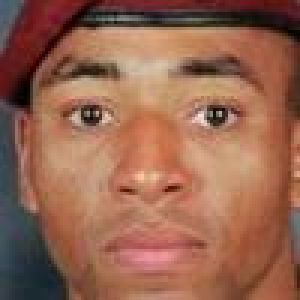
#> input picture dataset_B_FacialImages/OpenFace/Ainsworth_Dyer_0001.jpg, 100 x 100 px (shown 3 times larger)
$ python train_model.py
#> lines starting #> are read from the running program, lines starting #| are printed output that depends on the picture
import os
import cv2
import numpy as np
import joblib
from sklearn.model_selection import train_test_split
from sklearn.decomposition import PCA
from sklearn.svm import SVC
from sklearn.model_selection import GridSearchCV
from skimage.feature import hog

# =====================
# CONFIGURATION
# =====================
DATASET_PATH = "dataset_B_FacialImages"
IMG_SIZE = 100
RANDOM_STATE = 42
MODEL_PATH = "drowsy_model.pkl"

# =====================
# LOAD DATASET
# =====================
def load_data():
    data = []
    labels = []

    # Open eyes → label 0
    open_path = os.path.join(DATASET_PATH, "OpenFace")
    for img_name in os.listdir(open_path):
        img_path = os.path.join(open_path, img_name)
        img = cv2.imread(img_path, cv2.IMREAD_GRAYSCALE)
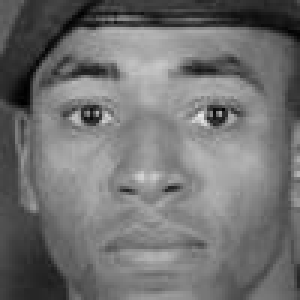
#> img: shape (100, 100) (shown 3 times larger); min 0, max 232, mean 113.2
        if img is not None:
            img = cv2.resize(img, (IMG_SIZE, IMG_SIZE))
            data.append(img)
            labels.append(0)

    # Closed eyes → label 1
    closed_path = os.path.join(DATASET_PATH, "ClosedFace")
    for img_name in os.listdir(closed_path):
        img_path = os.path.join(closed_path, img_name)
        img = cv2.imread(img_path, cv2.IMREAD_GRAYSCALE)
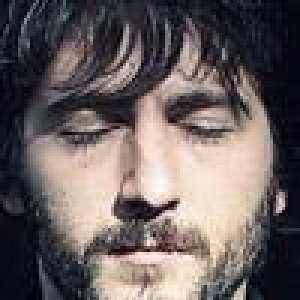
#> input picture dataset_B_FacialImages/ClosedFace/closed_eye_0013.BMP_face_1.jpg, 100 x 100 px (shown 3 times larger)
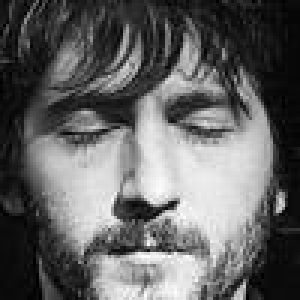
#> img: shape (100, 100) (shown 3 times larger); min 0, max 255, mean 99.4
        if img is not None:
            img = cv2.resize(img, (IMG_SIZE, IMG_SIZE))
            data.append(img)
            labels.append(1)
#> pass 2 of the loop in load_data, `for img_name in os.listdir(closed_path):`:
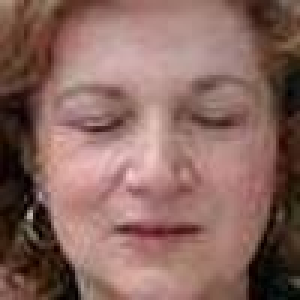
#> input picture dataset_B_FacialImages/ClosedFace/closed_eye_0021.jpg_face_1.jpg, 100 x 100 px (shown 3 times larger)
#> in load_data, `img = cv2.imread(img_path, cv2.IMREAD_GRAYSCALE)`:
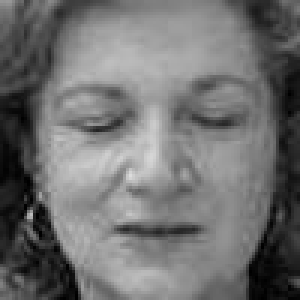
#> img: shape (100, 100) (shown 3 times larger); min 0, max 220, mean 112.1
#> pass 3 of the loop in load_data, `for img_name in os.listdir(closed_path):`:
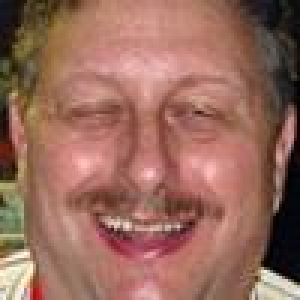
#> input picture dataset_B_FacialImages/ClosedFace/closed_eye_0038.jpg_face_1.jpg, 100 x 100 px (shown 3 times larger)
#> in load_data, `img = cv2.imread(img_path, cv2.IMREAD_GRAYSCALE)`:
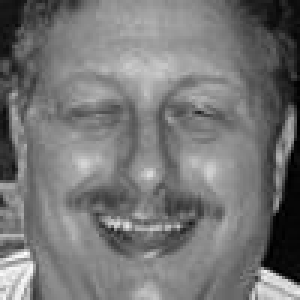
#> img: shape (100, 100) (shown 3 times larger); min 0, max 255, mean 117.9

    return np.array(data), np.array(labels)

# =====================
# DATA AUGMENTATION
# =====================
def augment_data(images, labels):
    print("Augmenting training data...")
    aug_images = []
    aug_labels = []

    for img, label in zip(images, labels):
        # 1. Original
        aug_images.append(img)
        aug_labels.append(label)

        # 2. Horizontal Flip
        flip_img = cv2.flip(img, 1)
        aug_images.append(flip_img)
        aug_labels.append(label)

        # 3. Small Rotations
        (h, w) = img.shape[:2]
        center = (w // 2, h // 2)
        for angle in [-10, -5, 5, 10]:
            M = cv2.getRotationMatrix2D(center, angle, 1.0)
            rotated = cv2.warpAffine(img, M, (w, h))
            aug_images.append(rotated)
            aug_labels.append(label)

    return np.array(aug_images), np.array(aug_labels)

# =====================
# FEATURE EXTRACTION
# =====================
def extract_hog_features(images):
    features = []
    for img in images:
        img = cv2.equalizeHist(img)
        img = img / 255.0
        hog_features = hog(
            img,
            orientations=9,
            pixels_per_cell=(8, 8),
            cells_per_block=(2, 2),
            block_norm="L2-Hys",
            transform_sqrt=True
        )
        features.append(hog_features)
    return np.array(features)

def main():
    print("Loading data...")
    X, y = load_data()
#> y = [0, 1, 1, 1]
    print(f"Loaded {len(X)} samples.")
#| Loaded 4 samples.

#> (the run stopped early here; a loop or call above may not have finished)
